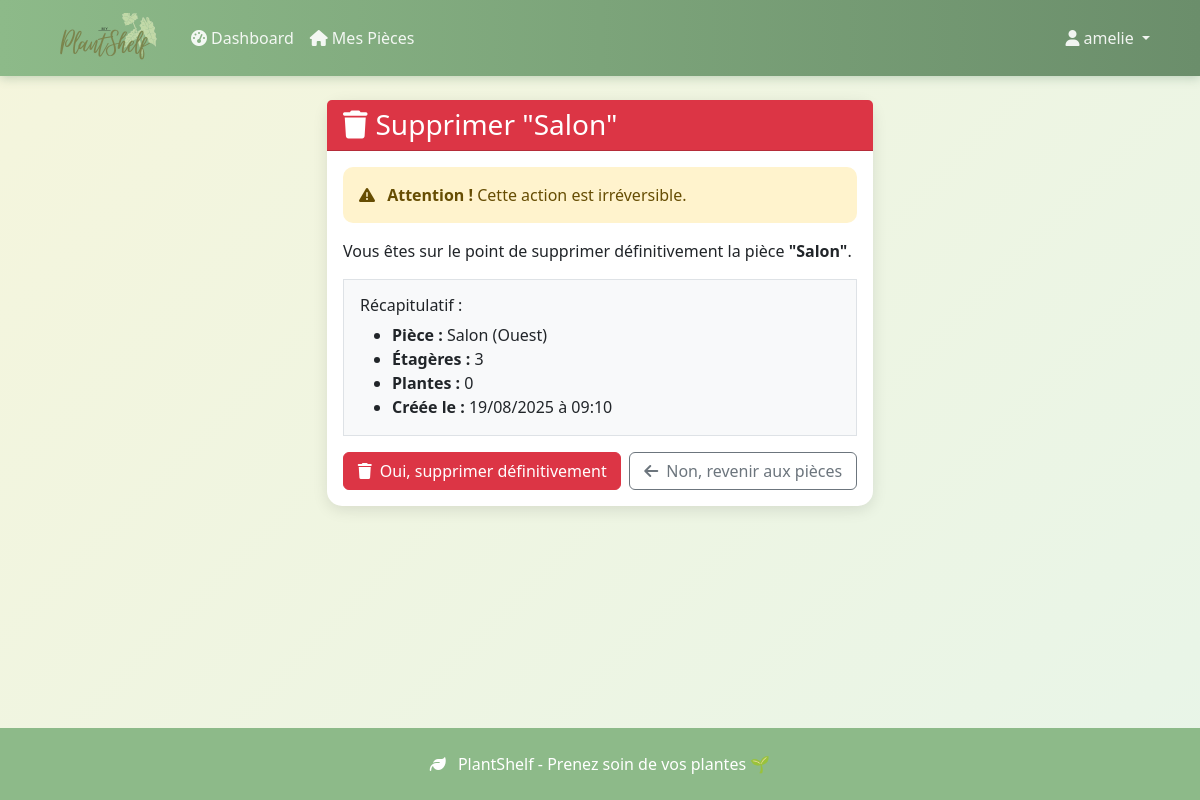
/pieces/1/supprimer/ (signed in), run on the app's committed database.
### plantes/models.py (models this page shows, shortened)
class Piece(models.Model):
    EXPOSITION_CHOICES = [
        ('nord', 'Nord'),
        ('sud', 'Sud'),
        ('est', 'Est'),
        ('ouest', 'Ouest'),
        ('nord_est', 'Nord-Est'),
        ('nord_ouest', 'Nord-Ouest'),
        ('sud_est', 'Sud-Est'),
        ('sud_ouest', 'Sud-Ouest'),
    ]
    user = models.ForeignKey(User, on_delete=models.CASCADE, related_name='pieces')
    nom = models.CharField(max_length=100)
    exposition = models.CharField(max_length=20, choices=EXPOSITION_CHOICES)
    description = models.TextField(blank=True, null=True)
    nombre_etageres = models.IntegerField(default=3, validators=[MinValueValidator(1), MaxValueValidator(10)])
    created_at = models.DateTimeField(auto_now_add=True)
    updated_at = models.DateTimeField(auto_now=True)
    class Meta:
        ordering = ['nom']
        unique_together = ['user', 'nom']  # Pas deux pièces avec le même nom pour un user
    @property
    def nombre_plantes(self):
        return self.plantes.count()

### plantes/views.py (the view)
# urls.py: path('pieces/<int:piece_id>/supprimer/', views.supprimer_piece, name='supprimer_piece'),
@login_required
def supprimer_piece(request, piece_id):
    piece = get_object_or_404(Piece, id=piece_id, user=request.user)
    if request.method == 'POST':
        nom_piece = piece.nom
        piece.delete()
        messages.success(request, f'Pièce "{nom_piece}" supprimée avec succès!')
        return redirect('mes_pieces')
    return render(request, 'plantes/supprimer_piece.html', {'piece': piece})

### plantes/templates/plantes/supprimer_piece.html (shortened to what this page needs)
{% extends 'base.html' %}
{% block content %}
<div class="row justify-content-center">
    <div class="col-lg-6">
        <div class="card border-danger">
            <div class="card-header bg-danger text-white">
                <h3 class="mb-0">
                    <i class="fas fa-trash me-2"></i>Supprimer "{{ piece.nom }}"
                </h3>
            </div>
            <div class="card-body">
                <div class="alert alert-warning">
                    <i class="fas fa-exclamation-triangle me-2"></i>
                    <strong>Attention !</strong> Cette action est irréversible.
                </div>
                <p>Vous êtes sur le point de supprimer définitivement la pièce <strong>"{{ piece.nom }}"</strong>.</p>
                <div class="border p-3 bg-light mb-3">
                    <h6>Récapitulatif :</h6>
                    <ul class="mb-0">
                        <li><strong>Pièce :</strong> {{ piece.nom }} ({{ piece.get_exposition_display }})</li>
                        <li><strong>Étagères :</strong> {{ piece.nombre_etageres }}</li>
                        <li><strong>Plantes :</strong> {{ piece.nombre_plantes }}</li>
                        <li><strong>Créée le :</strong> {{ piece.created_at|date:"d/m/Y à H:i" }}</li>
                    </ul>
                </div>
                <form method="post">
                    <div class="d-grid gap-2 d-md-flex">
                        <button type="submit" class="btn btn-danger flex-md-fill">
                            <i class="fas fa-trash me-2"></i>Oui, supprimer définitivement
                        </button>
                        <a href="{% url 'mes_pieces' %}" class="btn btn-outline-secondary flex-md-fill">
                            <i class="fas fa-arrow-left me-2"></i>Non, revenir aux pièces
                        </a>
                    </div>
                </form>
            </div>
        </div>
    </div>
</div>
{% endblock %}

### plantes/templates/base.html (shortened to what this page needs)
 {% load static %}
<!DOCTYPE html>
<html lang="fr">
<head>
    <link href="https://cdnjs.cloudflare.com/ajax/libs/bootstrap/5.3.0/css/bootstrap.min.css" rel="stylesheet">
    <link href="https://cdnjs.cloudflare.com/ajax/libs/font-awesome/6.4.0/css/all.min.css" rel="stylesheet">
</head>
<body class="d-flex flex-column">
    <nav class="navbar navbar-expand-lg">
        <div class="container">
            <a class="navbar-brand" href="{% url 'home' %}">
                <img id="logo" src="{% static 'images\logo.png' %}">
            </a>
            <div class="collapse navbar-collapse" id="navbarNav">
                <ul class="navbar-nav me-auto">
                    {% if user.is_authenticated %}
                        <li class="nav-item">
                            <a class="nav-link" href="{% url 'dashboard' %}">
                                <i class="fas fa-tachometer-alt me-1"></i>Dashboard
                            </a>
                        </li>
                        <li class="nav-item">
                            <a class="nav-link" href="{% url 'mes_pieces' %}">
                                <i class="fas fa-home me-1"></i>Mes Pièces
                            </a>
                        </li>
                    {% endif %}
                </ul>
                <ul class="navbar-nav">
                    {% if user.is_authenticated %}
                        <li class="nav-item dropdown">
                            <a class="nav-link dropdown-toggle" href="#" role="button" data-bs-toggle="dropdown">
                                <i class="fas fa-user me-1"></i>{{ user.username }}
                            </a>
                        </li>
                    {% endif %}
                </ul>
            </div>
        </div>
    </nav>
    <main class="container my-4 flex-grow-1">
        {% block content %}
        {% endblock %}
    </main>
    <footer class="py-4 mt-5">
        <div class="container text-center">
            <p class="mb-0">
                <i class="fas fa-leaf me-2"></i>
                PlantShelf - Prenez soin de vos plantes 🌱
            </p>
        </div>
    </footer>
</body>
</html>

### plantes/templates/base.html (style rules this page uses)
:root { --plant-green: #8dba89ff; --light-green: #a8d5ba; --earth-brown: #8b4513; --soft-beige: #f5f5dc; }
body { background: linear-gradient(135deg, var(--soft-beige) 0%, #e8f5e8 100%); min-height: 100vh; }
#logo { width: 125px; height: 50px; object-fit: cover; }
.navbar { background: linear-gradient(90deg, var(--plant-green) 0%, #6b8e6b 100%); box-shadow: 0 2px 10px rgba(74, 124, 89, 0.3); }
.navbar-brand { font-weight: bold; color: white !important; }
.navbar-nav .nav-link { color: rgba(255, 255, 255, 0.9) !important; transition: color 0.3s; }
.card { border: none; box-shadow: 0 4px 15px rgba(0, 0, 0, 0.1); border-radius: 15px; transition: transform 0.3s, box-shadow 0.3s; }
.alert { border-radius: 10px; border: none; }
footer { background: var(--plant-green); color: white; margin-top: auto; }

### data on the page
Piece: nom "Salon", exposition "Ouest", nombre_etageres "3", nombre_plantes "0", created_at "19/08/2025 à 09:10"

### other printed values
{{ user.username }} "amelie"
